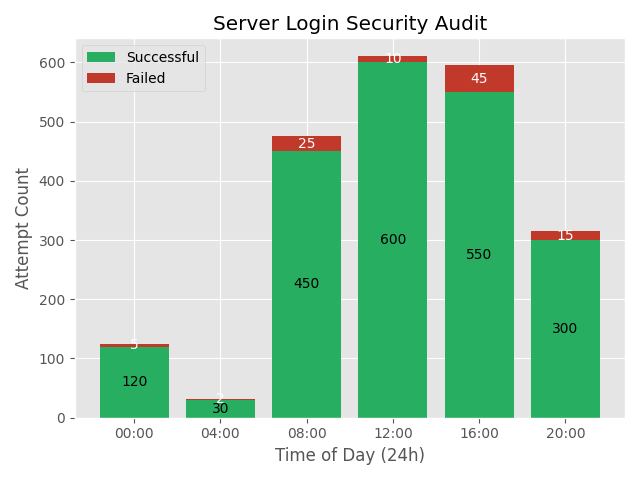

Recreate this plot in Python.
"""
## 🧾 Client Order – The "Pandas" Gateway (Cyber Analysis)

**Client:** A Cybersecurity firm in Munich.  
**Project:** Analyzing server login attempts to identify peak "attack" times.  
**Goal:** Transition to **Pandas** to handle data. This is where your code goes from "15 lines" to "5 lines."

### 📊 Data (Create as `login_data.csv`)

```csv
Hour,Successful,Failed
00:00,120,5
04:00,30,2
08:00,450,25
12:00,600,10
16:00,550,45
20:00,300,15
```

### 📈 Requirements

1.  **The Pandas Shortcut**:
    * `import pandas as pd`.
    * Load with `df = pd.read_csv('login_data.csv')`.
    * *Notice: You don't need to create empty lists or loops anymore.*

2.  **Plotting from the DataFrame**:
    * Layer 1 (Bottom): `Successful`. Color: `'#27ae60'` (Emerald).
    * Layer 2 (Top): `Failed`. Color: `'#c0392b'` (Pomegranate).
    * `bottom` should simply be `df['Successful']`.

3.  **Labels and Title**:
    * Y-axis: `"Attempt Count"`.
    * X-axis: `"Time of Day (24h)"`.
    * Title: `"Server Login Security Audit"`.
    * Add a **Legend**.

4.  **Styling**:
    * Use `fivethirtyeight`.
    * Save as `security_audit.png`.

### ✅ Deliverable
Submit the Python script. **Observe how much easier it is to access data using `df['ColumnName']` instead of manual list appending.** You're moving into the big leagues now. **Complete the order.** 🐇
"""

import pandas as pd
import matplotlib.pyplot as plt

plt.style.use("ggplot")

df = pd.read_csv("login_data.csv")
time = df['Hour']
layer1 = df["Successful"]
layer2 = df["Failed"]


l1 = plt.bar(time, layer1, label = "Successful", color = "#27ae60")
l2 = plt.bar(time, layer2, bottom=layer1, label = "Failed", color ="#c0392b")

plt.bar_label(l1, label_type="center",fontsize = 10)
plt.bar_label(l2, label_type="center", color = "white", fontsize = 10)

plt.xlabel("Time of Day (24h)")
plt.ylabel("Attempt Count")
plt.title("Server Login Security Audit")
plt.legend()

plt.tight_layout()
plt.savefig("security_audit.png")
plt.show()
